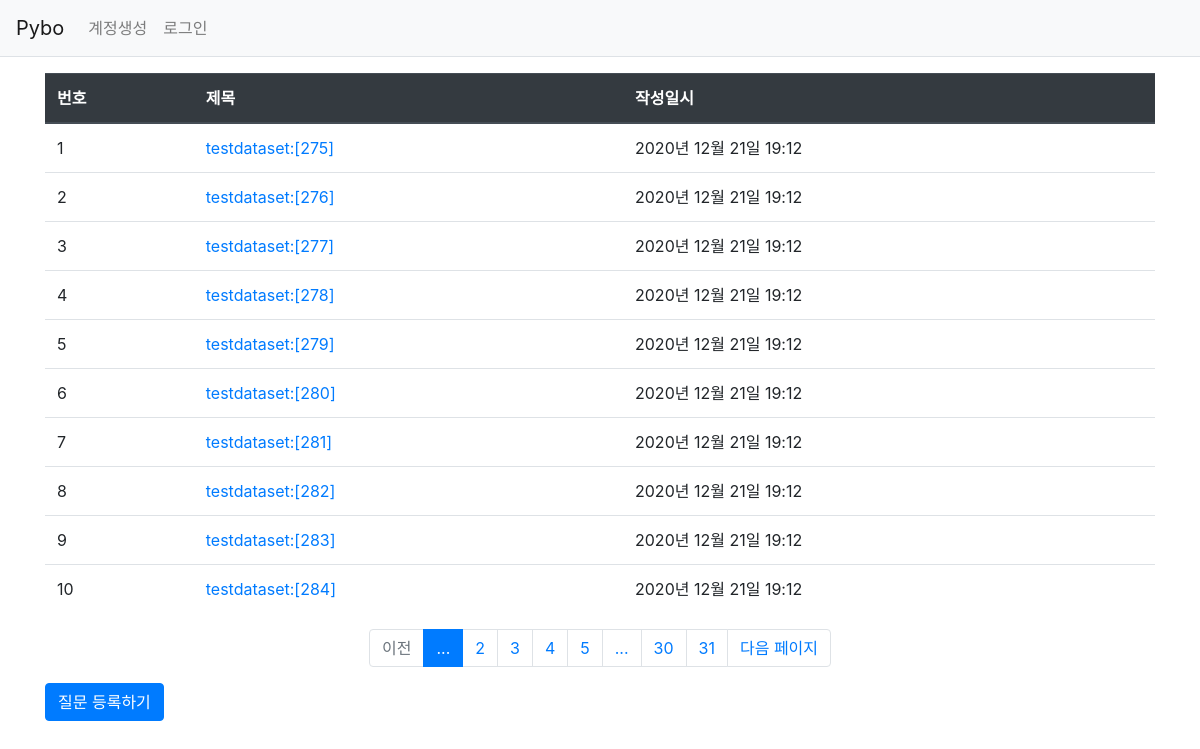
Page /question/list/ on the committed database.
### pybo/models.py (models this page shows)
class Question(db.Model):
    id = db.Column(db.Integer, primary_key=True)
    subject = db.Column(db.String(300), nullable=False)
    content = db.Column(db.Text(), nullable=False)
    create_date = db.Column(db.DateTime(), nullable=False)

### pybo/views/question_views.py (the view)
@bp.route('/list/')
def _list(): ## 'list'는 python 내 예약어... 조심!
    page = request.args.get('page', type=int, default=1)
    question_list = Question.query.order_by(Question.create_date.desc())
    question_list = question_list.paginate(page, per_page=10)
    return render_template('question/question_list.html', question_list=question_list)

### pybo/filter.py (called while the page is built)
def format_datetime(value, fmt='%Y년 %m월 %d일 %H:%M'):
    return value.strftime(fmt)

### pybo/templates/question/question_list.html
{% extends 'base.html' %}
{% block content %}
    <div class = "container my-3">
        <table class="table">
            <thead>
                <tr class="thead-dark">
                    <th>번호</th>
                    <th>제목</th>
                    <th>작성일시</th>
                </tr>
            </thead>
        <tbody>
            {% if question_list %}
            {% for question in question_list.items %}
            <tr>
                <td>{{ loop.index }}</td>
                <td>
                    <a href="{{ url_for('question.detail',
                question_id=question.id) }}">
                    {{ question.subject }}</a>
                </td>
                <td>{{ question.create_date|datetime }}</td>
            </tr>
            {% endfor %}
            {% else %}
            <tr>
                <td colspan="3">There is no question!</td>
            </tr>
            {% endif %}
        </tbody>
        </table>
        <ul class ="pagination justify-content-center">
            {%if question_list.has_prev %}
            <li class="page-item">
                <a class="page-link" href="?page={{ question_list.prev_num }}">이전</a>
            </li>
            {% else %}
            <li class="page-item disabled">
                <a class="page-link" tabindex="-1" aria-disabled="true" href="#">이전</a>
            </li>
            {% endif %}
            {% for page_num in question_list.iter_pages() %}
                {% if page_num %}
                    {% if page_num != question_list.page %}
                    <li class="page-item">
                        <a class="page-link" href="?page={{ page_num }}">{{ page_num }}</a>
                    </li>
                    {% else %}
                    <li class="page-item active" aria-current="page">
                        <a class="page-link" href="#">...</a>
                    </li>
                    {% endif %}
                {% else %}
                    <li class="disabled">
                        <a class="page-link" href="#">...</a>
                    </li>
                {% endif %}
            {% endfor %}
            {% if question_list.has_next %}
                <li class="page-item">
                    <a class="page-link" href="?page={{ question_list.next_num }}">다음 페이지</a>
                </li>
            {% else %}
                <li class="page-item disabled">
                    <a class="page-link" tabindex="-1" aria-disabled="true" href="#">다음</a>
                </li>
            {% endif %}
        </ul>
        <a href="{{ url_for('question.create') }}" class="btn btn-primary">
            질문 등록하기
        </a>
    </div>
{% endblock %}

### pybo/templates/base.html (shortened to what this page needs)
<!DOCTYPE HTML PUBLIC "-//W3C//DTD HTML 4.01 Transitional//EN"
        "http://www.w3.org/TR/html4/loose.dtd">
<html lang="ko">
<head>
    <link rel="stylesheet" href="{{ url_for('static'
    , filename='bootstrap.min.css')}}">
    <link rel="stylesheet" href="{{ url_for('static'
    , filename='style.css') }}">
</head>
<body>
{% include "navbar.html" %}
{% block content %}
{% endblock %}
</body>
</html>

### pybo/templates/navbar.html (shortened to what this page needs)
<nav class = "navbar navbar-expand-lg navbar-light bg-light border-bottom">
    <a class="navbar-brand" href="{{ url_for('main.index') }}">Pybo</a>
    <div class="collapse navbar-collapse flex-grow-0" id="navbarNav">
        <ul class="navbar-nav">
            <li class="nav-item">
                <a class="nav-link" href="#">계정생성</a>
            </li>
            <li class="nav-item">
                <a class="nav-link" href="#">로그인</a>
            </li>
        </ul>
    </div>
</nav>

### rows in the picture
Question: subject "testdataset:[275]", create_date "2020년 12월 21일 19:12"
Question: subject "testdataset:[276]", create_date "2020년 12월 21일 19:12"
Question: subject "testdataset:[277]", create_date "2020년 12월 21일 19:12"
Question: subject "testdataset:[278]", create_date "2020년 12월 21일 19:12"
Question: subject "testdataset:[279]", create_date "2020년 12월 21일 19:12"
Question: subject "testdataset:[280]", create_date "2020년 12월 21일 19:12"
Question: subject "testdataset:[281]", create_date "2020년 12월 21일 19:12"
Question: subject "testdataset:[282]", create_date "2020년 12월 21일 19:12"
Question: subject "testdataset:[283]", create_date "2020년 12월 21일 19:12"
Question: subject "testdataset:[284]", create_date "2020년 12월 21일 19:12"

### other values in the picture
{{ page_num }} "2" "3" "4" "5" "30" "31"
